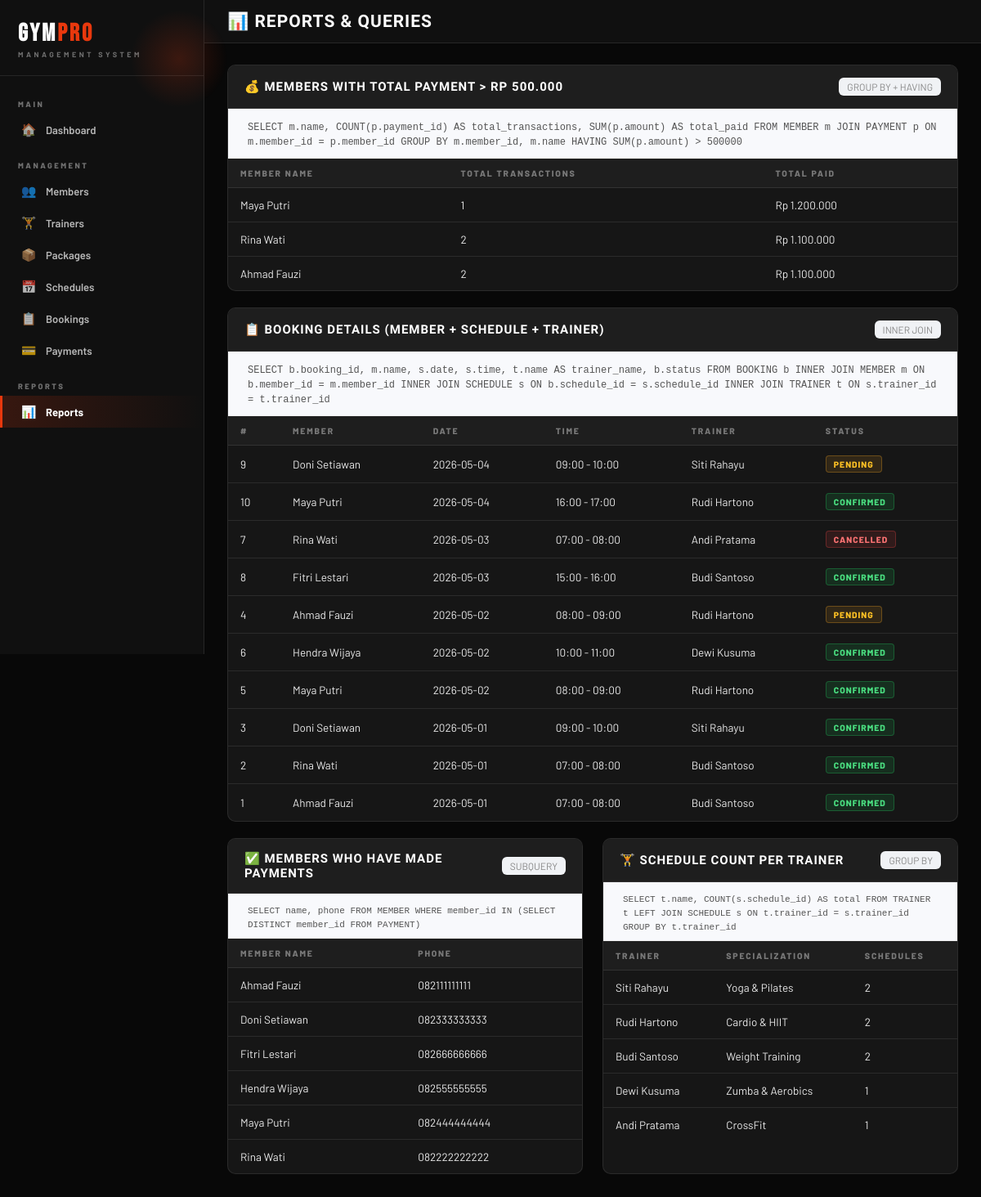
The app's page /pages/reports.php with its own data.
### tables this page shows
CREATE TABLE BOOKING (
    booking_id INT PRIMARY KEY AUTO_INCREMENT,
    member_id INT NOT NULL,
    schedule_id INT NOT NULL,
    status VARCHAR(20) NOT NULL DEFAULT 'pending',
    FOREIGN KEY (member_id) REFERENCES MEMBER(member_id),
    FOREIGN KEY (schedule_id) REFERENCES SCHEDULE(schedule_id)
);

CREATE TABLE MEMBER (
    member_id INT PRIMARY KEY AUTO_INCREMENT,
    name VARCHAR(100) NOT NULL,
    address TEXT NOT NULL,
    phone VARCHAR(20) NOT NULL,
    email VARCHAR(100) UNIQUE NOT NULL,
    password VARCHAR(255) NOT NULL,
    photo VARCHAR(255) DEFAULT NULL,
    package_id INT DEFAULT NULL,
    status ENUM('active','inactive') DEFAULT 'inactive',
    join_date DATE DEFAULT (CURRENT_DATE),
    FOREIGN KEY (package_id) REFERENCES PACKAGE(package_id)
);

CREATE TABLE SCHEDULE (
    schedule_id INT PRIMARY KEY AUTO_INCREMENT,
    date DATE NOT NULL,
    time VARCHAR(20) NOT NULL,
    trainer_id INT NOT NULL,
    FOREIGN KEY (trainer_id) REFERENCES TRAINER(trainer_id)
);

CREATE TABLE TRAINER (
    trainer_id INT PRIMARY KEY AUTO_INCREMENT,
    name VARCHAR(100) NOT NULL,
    specialization VARCHAR(100) NOT NULL,
    phone VARCHAR(20) NOT NULL,
    email VARCHAR(100) UNIQUE NOT NULL,
    password VARCHAR(255) NOT NULL
);

### pages/reports.php (the view, shortened to what this page needs)
<?php
require_once '../includes/db.php';
require_once '../includes/header.php';
$memberPayments = $pdo->query("
    SELECT m.name, COUNT(p.payment_id) AS total_transactions, SUM(p.amount) AS total_paid
    FROM MEMBER m
    JOIN PAYMENT p ON m.member_id = p.member_id
    GROUP BY m.member_id, m.name
    HAVING SUM(p.amount) > 500000
    ORDER BY total_paid DESC
")->fetchAll();
$bookingDetails = $pdo->query("
    SELECT b.booking_id, m.name AS member_name, s.date, s.time, t.name AS trainer_name, b.status
    FROM BOOKING b
    INNER JOIN MEMBER m ON b.member_id = m.member_id
    INNER JOIN SCHEDULE s ON b.schedule_id = s.schedule_id
    INNER JOIN TRAINER t ON s.trainer_id = t.trainer_id
    ORDER BY s.date DESC
")->fetchAll();
$membersWithPayments = $pdo->query("
    SELECT name, phone
    FROM MEMBER
    WHERE member_id IN (
        SELECT DISTINCT member_id FROM PAYMENT
    )
    ORDER BY name
")->fetchAll();
$trainerSchedules = $pdo->query("
    SELECT t.name AS trainer_name, t.specialization, COUNT(s.schedule_id) AS total_schedules
    FROM TRAINER t
    LEFT JOIN SCHEDULE s ON t.trainer_id = s.trainer_id
    GROUP BY t.trainer_id, t.name, t.specialization
    ORDER BY total_schedules DESC
")->fetchAll();
?>
<div class="main-content">
    <div class="topbar">
        <h1>📊 Reports & Queries</h1>
    </div>
    <div class="content">
        <div class="card">
            <div class="card-header">
                <h3>💰 Members with Total Payment > Rp 500.000</h3>
                <span style="font-size:12px; color:#888; background:#f0f2f5; padding:4px 10px; border-radius:6px;">GROUP BY + HAVING</span>
            </div>
            <div style="padding: 12px 24px; background:#f8f9fc; border-bottom:1px solid #eee;">
                <code style="font-size:12px; color:#555;">
                    SELECT m.name, COUNT(p.payment_id) AS total_transactions, SUM(p.amount) AS total_paid
                    FROM MEMBER m JOIN PAYMENT p ON m.member_id = p.member_id
                    GROUP BY m.member_id, m.name HAVING SUM(p.amount) > 500000
                </code>
            </div>
            <div class="table-responsive">
                <table>
                    <thead>
                        <tr>
                            <th>Member Name</th>
                            <th>Total Transactions</th>
                            <th>Total Paid</th>
                        </tr>
                    </thead>
                    <tbody>
                        <?php foreach ($memberPayments as $r): ?>
                        <tr>
                            <td><?= htmlspecialchars($r['name']) ?></td>
                            <td><?= $r['total_transactions'] ?></td>
                            <td>Rp <?= number_format($r['total_paid'], 0, ',', '.') ?></td>
                        </tr>
                        <?php endforeach; ?>
                    </tbody>
                </table>
            </div>
        </div>
        <div class="card">
            <div class="card-header">
                <h3>📋 Booking Details (Member + Schedule + Trainer)</h3>
                <span style="font-size:12px; color:#888; background:#f0f2f5; padding:4px 10px; border-radius:6px;">INNER JOIN</span>
            </div>
            <div style="padding: 12px 24px; background:#f8f9fc; border-bottom:1px solid #eee;">
                <code style="font-size:12px; color:#555;">
                    SELECT b.booking_id, m.name, s.date, s.time, t.name AS trainer_name, b.status
                    FROM BOOKING b INNER JOIN MEMBER m ON b.member_id = m.member_id
                    INNER JOIN SCHEDULE s ON b.schedule_id = s.schedule_id
                    INNER JOIN TRAINER t ON s.trainer_id = t.trainer_id
                </code>
            </div>
            <div class="table-responsive">
                <table>
                    <thead>
                        <tr>
                            <th>#</th>
                            <th>Member</th>
                            <th>Date</th>
                            <th>Time</th>
                            <th>Trainer</th>
                            <th>Status</th>
                        </tr>
                    </thead>
                    <tbody>
                        <?php foreach ($bookingDetails as $r): ?>
                        <tr>
                            <td><?= $r['booking_id'] ?></td>
                            <td><?= htmlspecialchars($r['member_name']) ?></td>
                            <td><?= $r['date'] ?></td>
                            <td><?= $r['time'] ?></td>
                            <td><?= htmlspecialchars($r['trainer_name']) ?></td>
                            <td><span class="status-badge status-<?= $r['status'] ?>"><?= ucfirst($r['status']) ?></span></td>
                        </tr>
                        <?php endforeach; ?>
                    </tbody>
                </table>
            </div>
        </div>
        <div style="display:grid; grid-template-columns: 1fr 1fr; gap:24px;">
            <div class="card">
                <div class="card-header">
                    <h3>✅ Members Who Have Made Payments</h3>
                    <span style="font-size:12px; color:#888; background:#f0f2f5; padding:4px 10px; border-radius:6px;">SUBQUERY</span>
                </div>
                <div style="padding: 10px 24px; background:#f8f9fc; border-bottom:1px solid #eee;">
                    <code style="font-size:11px; color:#555;">
                        SELECT name, phone FROM MEMBER WHERE member_id IN (SELECT DISTINCT member_id FROM PAYMENT)
                    </code>
                </div>
                <div class="table-responsive">
                    <table>
                        <thead>
                            <tr><th>Member Name</th><th>Phone</th></tr>
                        </thead>
                        <tbody>
                            <?php foreach ($membersWithPayments as $r): ?>
                            <tr>
                                <td><?= htmlspecialchars($r['name']) ?></td>
                                <td><?= htmlspecialchars($r['phone']) ?></td>
                            </tr>
                            <?php endforeach; ?>
                        </tbody>
                    </table>
                </div>
            </div>
            <div class="card">
                <div class="card-header">
                    <h3>🏋️ Schedule Count per Trainer</h3>
                    <span style="font-size:12px; color:#888; background:#f0f2f5; padding:4px 10px; border-radius:6px;">GROUP BY</span>
                </div>
                <div style="padding: 10px 24px; background:#f8f9fc; border-bottom:1px solid #eee;">
                    <code style="font-size:11px; color:#555;">
                        SELECT t.name, COUNT(s.schedule_id) AS total FROM TRAINER t LEFT JOIN SCHEDULE s ON t.trainer_id = s.trainer_id GROUP BY t.trainer_id
                    </code>
                </div>
                <div class="table-responsive">
                    <table>
                        <thead>
                            <tr><th>Trainer</th><th>Specialization</th><th>Schedules</th></tr>
                        </thead>
                        <tbody>
                            <?php foreach ($trainerSchedules as $r): ?>
                            <tr>
                                <td><?= htmlspecialchars($r['trainer_name']) ?></td>
                                <td><?= htmlspecialchars($r['specialization']) ?></td>
                                <td><?= $r['total_schedules'] ?></td>
                            </tr>
                            <?php endforeach; ?>
                        </tbody>
                    </table>
                </div>
            </div>
        </div>
    </div>
</div>
<?php require_once '../includes/footer.php'; ?>

### css/style.css (style rules this page uses)
* { margin: 0; padding: 0; box-sizing: border-box; }
:root { --black: #080808; --black-2: #101010; --black-3: #161616; --black-4: #1E1E1E; --black-5: #272727; --accent: #E8380D; --accent-2: #FF5E2E; --accent-dim: rgba(232,56,13,0.18); --accent-glow: rgba(232,56,13,0.30); --gold: #F5A623; --white: #FFFFFF; --w90: rgba(255,255,255,0.90); --w70: rgba(255,255,255,0.70); --w40: rgba(255,255,255,0.40); --w15: rgba(255,255,255,0.15); --w08: rgba(255,255,255,0.08); --w04: rgba(255,255,255,0.04); --border: rgba(255,255,255,0.09); --border-hot: rgba(232,56,13,0.45); --shadow-sm: 0 2px 12px rgba(0,0,0,0.5); --shadow-md: 0 6px 28px rgba(0,0,0,0.55); --shadow-lg: 0 12px 52px rgba(0,0,0,0.65); --shadow-accent: 0 4px 28px rgba(232,56,13,0.35); --radius-sm: 6px; --radius-md: 10px; --radius-lg: 16px; --radius-xl: 24px; }
body { font-family: 'Barlow', system-ui, sans-serif; background: var(--black); color: var(--white); font-size: 14px; min-height: 100vh; }
.main-content { margin-left: 250px; min-height: 100vh; }
.topbar { background: var(--black-2); padding: 14px 28px; display: flex; justify-content: space-between; align-items: center; border-bottom: 1px solid var(--border); position: sticky; top: 0; z-index: 50; }
.topbar h1 { font-family: 'Barlow Condensed', sans-serif; font-size: 21px; font-weight: 800; color: var(--white); text-transform: uppercase; letter-spacing: 1px; }
.content { padding: 26px 28px; }
.card { background: var(--black-3); border-radius: var(--radius-md); border: 1px solid var(--border); margin-bottom: 20px; overflow: hidden; }
.card-header { padding: 15px 20px; border-bottom: 1px solid var(--border); display: flex; justify-content: space-between; align-items: center; background: var(--black-4); }
.card-header h3 { font-family: 'Barlow Condensed', sans-serif; font-size: 15px; font-weight: 800; color: var(--white); text-transform: uppercase; letter-spacing: 1px; }
.table-responsive { overflow-x: auto; }
table { width: 100%; border-collapse: collapse; font-size: 13.5px; }
thead th { background: var(--black-4); padding: 11px 15px; text-align: left; font-weight: 800; color: var(--w40); font-size: 10.5px; border-bottom: 1px solid var(--border); letter-spacing: 1.8px; text-transform: uppercase; }
tbody td { padding: 12px 15px; border-bottom: 1px solid var(--border); color: var(--w90); vertical-align: middle; }
tbody tr:last-child td { border-bottom: none; }
.status-badge { display: inline-block; padding: 3px 9px; border-radius: 4px; font-size: 10.5px; font-weight: 800; letter-spacing: 1px; text-transform: uppercase; }
.status-confirmed { background: rgba(34,197,94,0.14); color: #4ADE80; border: 1px solid rgba(34,197,94,0.3); }
.status-pending { background: rgba(245,166,35,0.12); color: #FBBF24; border: 1px solid rgba(245,166,35,0.3); }
.status-cancelled { background: rgba(239,68,68,0.12); color: #F87171; border: 1px solid rgba(239,68,68,0.3); }

### records on screen
booking: booking_id "9", member.name "Doni Setiawan", schedule.date "2026-05-04", schedule.time "09:00 - 10:00", trainer.name "Siti Rahayu", status "PENDING"
booking: booking_id "10", member.name "Maya Putri", schedule.date "2026-05-04", schedule.time "16:00 - 17:00", trainer.name "Rudi Hartono", status "CONFIRMED"
booking: booking_id "7", member.name "Rina Wati", schedule.date "2026-05-03", schedule.time "07:00 - 08:00", trainer.name "Andi Pratama", status "CANCELLED"
booking: booking_id "8", member.name "Fitri Lestari", schedule.date "2026-05-03", schedule.time "15:00 - 16:00", trainer.name "Budi Santoso", status "CONFIRMED"
booking: booking_id "4", member.name "Ahmad Fauzi", schedule.date "2026-05-02", schedule.time "08:00 - 09:00", trainer.name "Rudi Hartono", status "PENDING"
booking: booking_id "6", member.name "Hendra Wijaya", schedule.date "2026-05-02", schedule.time "10:00 - 11:00", trainer.name "Dewi Kusuma", status "CONFIRMED"
booking: booking_id "5", member.name "Maya Putri", schedule.date "2026-05-02", schedule.time "08:00 - 09:00", trainer.name "Rudi Hartono", status "CONFIRMED"
booking: booking_id "3", member.name "Doni Setiawan", schedule.date "2026-05-01", schedule.time "09:00 - 10:00", trainer.name "Siti Rahayu", status "CONFIRMED"
booking: booking_id "2", member.name "Rina Wati", schedule.date "2026-05-01", schedule.time "07:00 - 08:00", trainer.name "Budi Santoso", status "CONFIRMED"
booking: booking_id "1", member.name "Ahmad Fauzi", schedule.date "2026-05-01", schedule.time "07:00 - 08:00", trainer.name "Budi Santoso", status "CONFIRMED"

### other values on screen
$r['name'] "Maya Putri"
$r['total_transactions'] "1"
$r['total_paid'] "1.200.000"
$r['name'] "Rina Wati"
$r['total_transactions'] "2"
$r['total_paid'] "1.100.000"
$r['name'] "Ahmad Fauzi"
$r['phone'] "082111111111"
$r['name'] "Doni Setiawan"
$r['phone'] "082333333333"
$r['name'] "Fitri Lestari"
$r['phone'] "082666666666"
$r['name'] "Hendra Wijaya"
$r['phone'] "082555555555"
$r['phone'] "082444444444"
